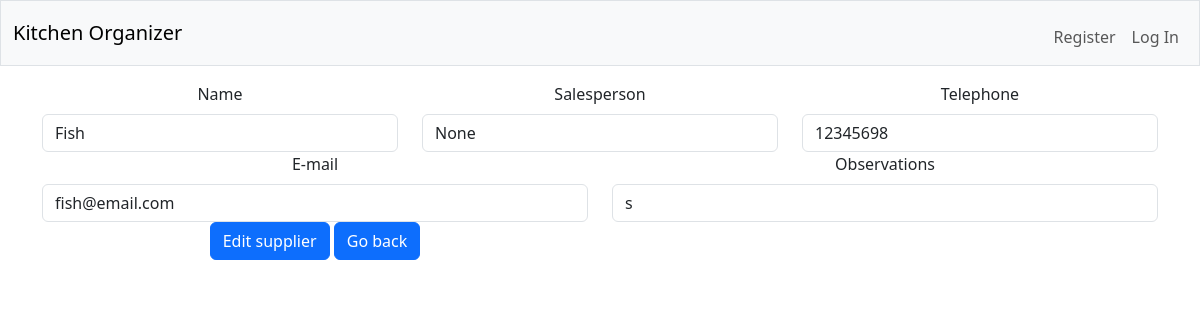
Page /add_supplier?id=1 on the committed database.
### tables this page shows
CREATE TABLE suppliers (id INTEGER PRIMARY KEY, name TEXT, contact_person TEXT, phone TEXT,  email TEXT, obs TEXT);

### app.py (the view)
@app.route("/add_supplier", methods=["GET", "POST"])
def add_supplier():
    if request.method == "POST":
        return 0
    if request.method == "GET":
        if request.args.get("delete") == 'true':
            db.execute(
                "DELETE FROM suppliers WHERE id = ?", request.args.get("id")
            )
            return redirect("/suppliers")
        elif request.args.get("id"):
            supplier = db.execute(
                "SELECT * FROM suppliers WHERE id = ?", request.args.get("id")
            )
            supplier = supplier[0]
            page_title = "Edit supplier"
            is_edit = 1
            return render_template("add_supplier.html", page_title=page_title, supplier=supplier, is_edit=is_edit)
        else:
            page_title = "Add supplier"
            supplier = []
            return render_template("add_supplier.html", page_title=page_title, supplier=supplier)

### app.py (called while the page is built)
@app.after_request
def after_request(response):
    response.headers["Cache-Control"] = "no-cache, no-store, must-revalidate"
    response.headers["Expires"] = 0
    response.headers["Pragma"] = "no-cache"
    return response

### templates/add_supplier.html (shortened to what this page needs)
{% extends "layout.html" %}
{% block main %}
<div class="mb-3">
    <form action="/suppliers" method="post">
        <div class="row">
            <div class="col-md-4">
              <div class="form-group">
                <label for="name" class="form-label">Name</label>
                <input type="text" name="name" id="name" placeholder="supplier name" class="form-control" value="{{supplier.name}}">
              </div>
            </div>
            <div class="col-md-4">
              <div class="form-group">
                <label for="yield" class="form-label">Salesperson</label>
                <input type="text" id="contact_person" name="contact_person" class="form-control" value="{{supplier.contact_person}}">
              </div>
            </div>
            <div class="col-md-4">
              <div class="form-group">
                <label for="photo" class="form-label">Telephone</label>
                <input type="text" id="phone" name="phone" class="form-control" value="{{supplier.phone}}">
              </div>
            </div>
          </div>
          <div class="row">
            <div class="col-md-6">
              <div class="form-group">
                <label for="method" class="form-label">E-mail</label>
                <input type="email" id="email" name="email" class="form-control" value="{{supplier.email}}">
              </div>
            </div>
            <div class="col-md-6">
                <div class="form-group">
                  <label for="method" class="form-label">Observations</label>
                  <input type="text" id="obs" name="obs" class="form-control" value="{{supplier.obs}}">
                </div>
              </div>
        <div class="col-md-6">
            <button type="submit" class="btn btn-primary">{{ page_title }}</button>
          </form>
            <button type="button" onclick="history.back()" class="btn btn-primary">Go back</button>
        </div>
{% endblock %}

### rows in the picture
suppliers: name "Fish", contact_person "None", phone "12345698", email "fish@email.com", obs "s"

### other values in the picture
{{ page_title }} "Edit supplier"
